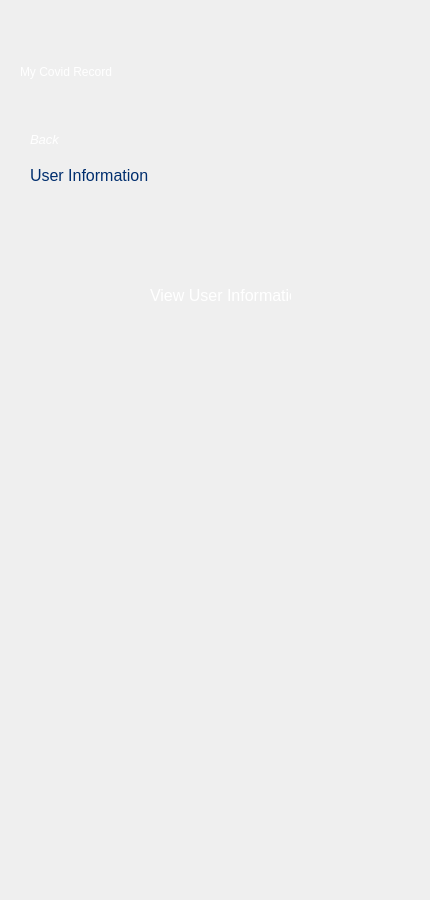
   <widget class="QWidget" name="adminLoginPage">
    <widget class="QLabel" name="myCovidRecordLabel_10">
     <property name="geometry">
      <rect>
       <x>30</x>
       <y>150</y>
       <width>131</width>
       <height>51</height>
      </rect>
     </property>
     <property name="styleSheet">
      <string notr="true">font: 700 16pt &quot;Fira Sans&quot;;
color: rgb(0, 46, 110);</string>
     </property>
     <property name="text">
      <string>&lt;html&gt;&lt;head/&gt;&lt;body&gt;&lt;p&gt;&lt;span style=&quot; font-size:12pt;&quot;&gt;User Information&lt;/span&gt;&lt;/p&gt;&lt;/body&gt;&lt;/html&gt;</string>
     </property>
    </widget>
    <widget class="QLabel" name="topLogoLable_10">
     <property name="geometry">
      <rect>
       <x>250</x>
       <y>40</y>
       <width>171</width>
       <height>81</height>
      </rect>
     </property>
     <property name="autoFillBackground">
      <bool>false</bool>
     </property>
     <property name="styleSheet">
      <string notr="true">color: rgb(255, 255, 255);</string>
     </property>
     <property name="text">
      <string>&lt;html&gt;&lt;head/&gt;&lt;body&gt;&lt;p&gt;&lt;img src=&quot;:/IconsAndImages/MOHLOgo2.png&quot;/&gt;&lt;/p&gt;&lt;/body&gt;&lt;/html&gt;</string>
     </property>
    </widget>
    <widget class="QLabel" name="backLabel_3">
     <property name="geometry">
      <rect>
       <x>30</x>
       <y>130</y>
       <width>41</width>
       <height>20</height>
      </rect>
     </property>
     <property name="styleSheet">
      <string notr="true">color: rgb(255, 255, 255);</string>
     </property>
     <property name="text">
      <string>&lt;html&gt;&lt;head/&gt;&lt;body&gt;&lt;p&gt;&lt;span style=&quot; font-size:10pt; font-style:italic;&quot;&gt;Back&lt;/span&gt;&lt;/p&gt;&lt;/body&gt;&lt;/html&gt;</string>
     </property>
    </widget>
    <widget class="QLabel" name="myCovidRecordLabel_11">
     <property name="geometry">
      <rect>
       <x>20</x>
       <y>60</y>
       <width>211</width>
       <height>24</height>
      </rect>
     </property>
     <property name="styleSheet">
      <string notr="true">font: 700 16pt &quot;Fira Sans&quot;;
color: rgb(255, 255, 255);</string>
     </property>
     <property name="text">
      <string>My Covid Record</string>
     </property>
    </widget>
    <widget class="QLabel" name="nzGovIconLabel_4">
     <property name="geometry">
      <rect>
       <x>110</x>
       <y>750</y>
       <width>231</width>
       <height>141</height>
      </rect>
     </property>
     <property name="text">
      <string>&lt;html&gt;&lt;head/&gt;&lt;body&gt;&lt;p&gt;&lt;img src=&quot;:/IconsAndImages/NZGovernmentLogo2.png&quot;/&gt;&lt;/p&gt;&lt;/body&gt;&lt;/html&gt;</string>
     </property>
    </widget>
    <widget class="QLabel" name="topLogoLable_12">
     <property name="geometry">
      <rect>
       <x>180</x>
       <y>190</y>
       <width>71</width>
       <height>81</height>
      </rect>
     </property>
     <property name="styleSheet">
      <string notr="true">color: rgb(255, 255, 255);</string>
     </property>
     <property name="text">
      <string>&lt;html&gt;&lt;head/&gt;&lt;body&gt;&lt;p&gt;&lt;img src=&quot;:/IconsAndImages/user.png&quot;/&gt;&lt;/p&gt;&lt;/body&gt;&lt;/html&gt;</string>
     </property>
    </widget>
    <widget class="QLabel" name="topLogoLable_11">
     <property name="geometry">
      <rect>
       <x>140</x>
       <y>660</y>
       <width>171</width>
       <height>81</height>
      </rect>
     </property>
     <property name="autoFillBackground">
      <bool>false</bool>
     </property>
     <property name="styleSheet">
      <string notr="true">color: rgb(255, 255, 255);</string>
     </property>
     <property name="text">
      <string>&lt;html&gt;&lt;head/&gt;&lt;body&gt;&lt;p&gt;&lt;img src=&quot;:/IconsAndImages/MOHLOgo2.png&quot;/&gt;&lt;/p&gt;&lt;/body&gt;&lt;/html&gt;</string>
     </property>
    </widget>
    <widget class="QLabel" name="myCovidRecordLabel_12">
     <property name="geometry">
      <rect>
       <x>150</x>
       <y>270</y>
       <width>141</width>
       <height>51</height>
      </rect>
     </property>
     <property name="styleSheet">
      <string notr="true">font: 700 16pt &quot;Fira Sans&quot;;
color: rgb(0, 46, 110);</string>
     </property>
     <property name="text">
      <string>&lt;html&gt;&lt;head/&gt;&lt;body&gt;&lt;p&gt;&lt;span style=&quot; font-size:12pt; color:#ffffff;&quot;&gt;View User Information&lt;/span&gt;&lt;/p&gt;&lt;/body&gt;&lt;/html&gt;</string>
     </property>
    </widget>
   </widget>
